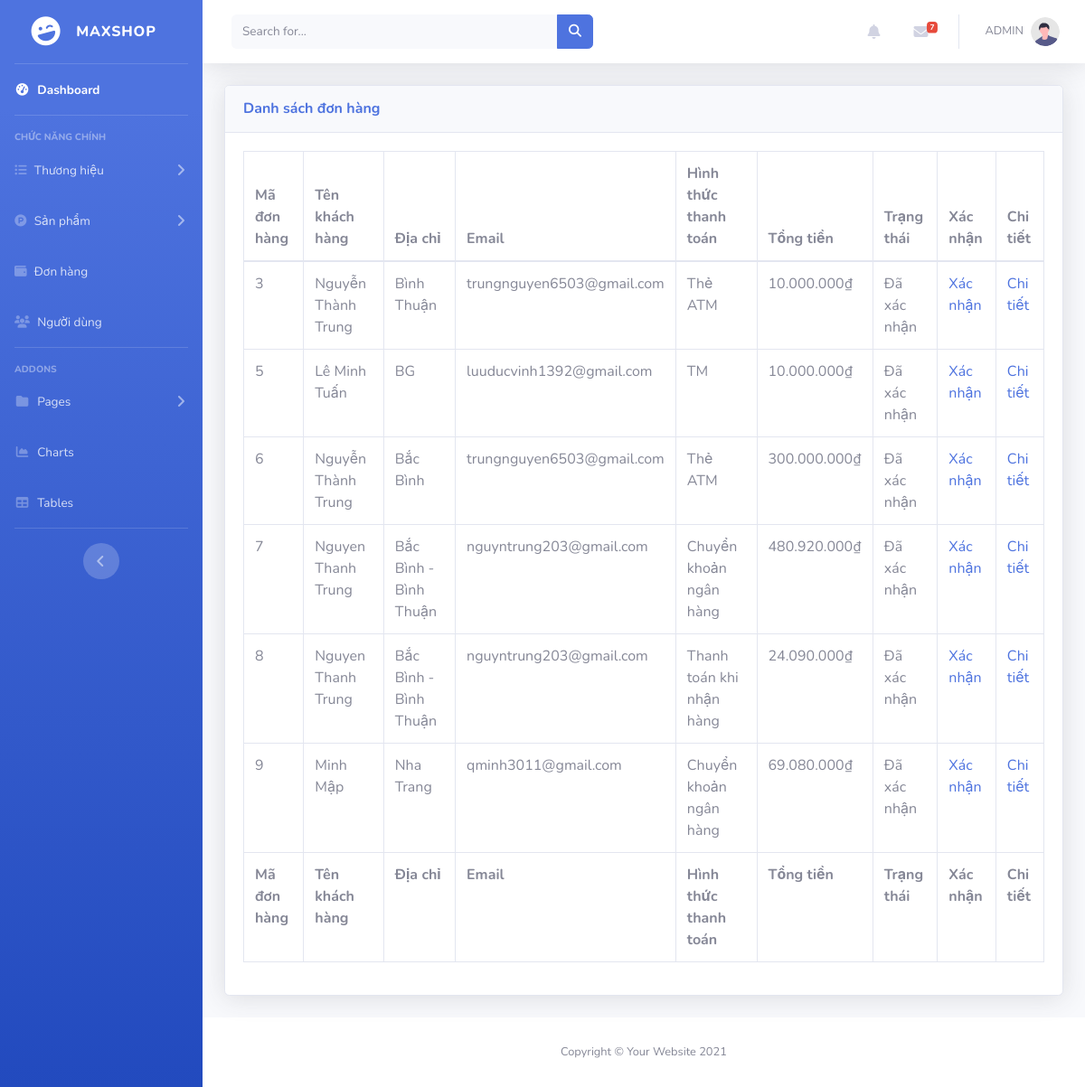
/admin/ListOrder.php, run on the app's committed database.
### tables this page shows
CREATE TABLE `hoadon` (
  `MaHoaDon` int(11) NOT NULL,
  `MaTaiKhoan` int(11) NOT NULL,
  `NgayMua` date NOT NULL,
  `DiaChi` varchar(255) NOT NULL,
  `SDT` varchar(10) NOT NULL,
  `HinhThucThanhToan` varchar(255) NOT NULL,
  `TongTien` double NOT NULL,
  `TrangThai` varchar(255) NOT NULL DEFAULT 'Chưa xác nhận'
);

CREATE TABLE `user` (
  `MaTaiKhoan` int(11) NOT NULL,
  `TenKhachHang` varchar(255) DEFAULT NULL,
  `TenTaiKhoan` varchar(255) DEFAULT NULL,
  `MatKhau` varchar(255) DEFAULT NULL,
  `Email` text NOT NULL
);

### admin/ListOrder.php (the view, shortened to what this page needs)
<?php
    include('includes/header.php');
?>
<div>
    <?php
    include("Connection.php");
    $sql = "SELECT hoadon.MaHoaDon, user.TenKhachHang, hoadon.DiaChi, user.Email, hoadon.HinhThucThanhToan, hoadon.TongTien, hoadon.TrangThai FROM hoadon JOIN user ON hoadon.MaTaiKhoan = user.MaTaiKhoan";
    $st = $pdo->prepare($sql);
    $st->execute();
    if ($st->rowCount()) {
        $donhang = $st->fetchAll(PDO::FETCH_OBJ);
    }
    ?>
    <div class="card shadow mb-4">
        <div class="card-header py-3">
            <h6 class="m-0 font-weight-bold text-primary">Danh sách đơn hàng</h6>
        </div>
        <div class="card-body">
            <div class="table-responsive">
                <table class="table table-bordered" id="dataTable" width="100%" cellspacing="0">
                    <thead>
                        <tr>
                            <th>Mã đơn hàng</th>
                            <th>Tên khách hàng</th>
                            <th>Địa chỉ</th>
                            <th>Email</th>
                            <th>Hình thức thanh toán</th>
                            <th>Tổng tiền</th>
                            <th>Trạng thái</th>
                            <th>Xác nhận</th>
                            <th>Chi tiết</th>
                        </tr>
                    </thead>
                    <tfoot>
                        <tr>
                            <th>Mã đơn hàng</th>
                            <th>Tên khách hàng</th>
                            <th>Địa chỉ</th>
                            <th>Email</th>
                            <th>Hình thức thanh toán</th>
                            <th>Tổng tiền</th>
                            <th>Trạng thái</th>
                            <th>Xác nhận</th>
                            <th>Chi tiết</th>
                        </tr>
                    </tfoot>
                    <tbody>
                        <?php
                        foreach ($donhang as $dh) { ?>
                            <tr>
                                <td><?php echo $dh->MaHoaDon ?></td>
                                <td><?php echo $dh->TenKhachHang ?></td>
                                <td><?php echo $dh->DiaChi ?></td>
                                <td><?php echo $dh->Email ?></td>
                                <td><?php echo $dh->HinhThucThanhToan ?></td>
                                <td><?php echo number_format($dh->TongTien, 0, ',', '.') ?>₫</td>
                                <td><?php echo $dh->TrangThai ?></td>
                                <td><a href="#" class="confirm-order" data-id="<?php echo $dh->MaHoaDon ?>">Xác nhận</a></td>
                                <td><a href="DetailOrder.php?id=<?php  echo $dh->MaHoaDon ?>">Chi tiết</a></td>
                            </tr>
                        <?php } ?>
                    </tbody>
                </table>
            </div>
        </div>
    </div>
</div>
<?php
include('includes/footer.php');
?>

### data on the page
hoadon: MaHoaDon "3", MaTaiKhoan.TenKhachHang "Nguyễn Thành Trung", DiaChi "Bình Thuận", MaTaiKhoan.Email "trungnguyen6503@gmail.com", HinhThucThanhToan "Thẻ ATM", TongTien "10.000.000", TrangThai "Đã xác nhận"
hoadon: MaHoaDon "5", MaTaiKhoan.TenKhachHang "Lê Minh Tuấn", DiaChi "BG", MaTaiKhoan.Email "luuducvinh1392@gmail.com", HinhThucThanhToan "TM", TongTien "10.000.000", TrangThai "Đã xác nhận"
hoadon: MaHoaDon "6", MaTaiKhoan.TenKhachHang "Nguyễn Thành Trung", DiaChi "Bắc Bình", MaTaiKhoan.Email "trungnguyen6503@gmail.com", HinhThucThanhToan "Thẻ ATM", TongTien "300.000.000", TrangThai "Đã xác nhận"
hoadon: MaHoaDon "7", MaTaiKhoan.TenKhachHang "Nguyen Thanh Trung", DiaChi "Bắc Bình - Bình Thuận", MaTaiKhoan.Email "nguyntrung203@gmail.com", HinhThucThanhToan "Chuyển khoản ngân hàng", TongTien "480.920.000", TrangThai "Đã xác nhận"
hoadon: MaHoaDon "8", MaTaiKhoan.TenKhachHang "Nguyen Thanh Trung", DiaChi "Bắc Bình - Bình Thuận", MaTaiKhoan.Email "nguyntrung203@gmail.com", HinhThucThanhToan "Thanh toán khi nhận hàng", TongTien "24.090.000", TrangThai "Đã xác nhận"
hoadon: MaHoaDon "9", MaTaiKhoan.TenKhachHang "Minh Mập", DiaChi "Nha Trang", MaTaiKhoan.Email "qminh3011@gmail.com", HinhThucThanhToan "Chuyển khoản ngân hàng", TongTien "69.080.000", TrangThai "Đã xác nhận"
